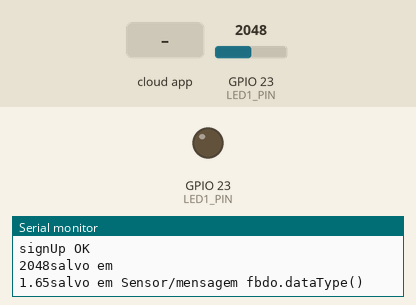
The sketch below on a simulated ESP32. Parts: output pins drawn as LEDs (lit = HIGH), the last lines printed to the serial monitor. The test bench sets the inputs (shaded band); at power-on: GPIO 23 (LED1_PIN) = 2048. WiFi joins after 1.5 s; servers stay silent unless stated; the Firebase database answers and starts empty.

Above: at 2.7 s.
2.8 s: the phone or cloud app sets mensagem to A
At 7.1 s:
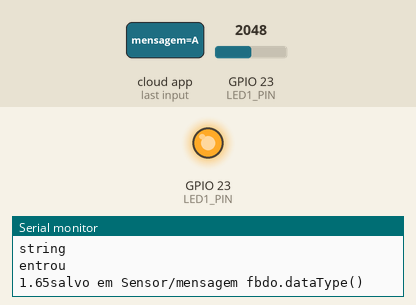
8.3 s: the phone or cloud app sets mensagem to a
At 11.9 s:
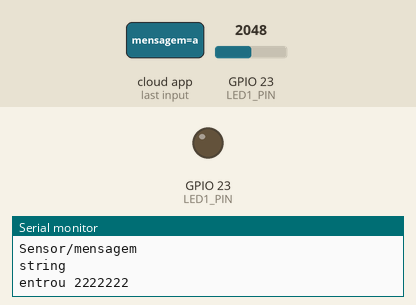
Timing chart, 0 to 13.4 s (numbered marks = the images above; inputs shaded):
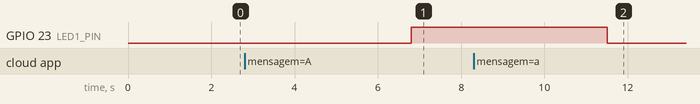

The sketch:

FIREBASE_copy_20231215144109.ino
```cpp
#include<WiFi.h>
#include<Firebase_ESP_Client.h>
#include "addons/TokenHelper.h"
#include "addons/RTDBHelper.h"


#define WIFI_SSID ""
#define WIFI_PASSWORD ""
#define API_KEY ""
#define DATABASE_URL ""

#define LED1_PIN 23

FirebaseData fbdo;
FirebaseAuth auth;
FirebaseConfig config;

unsigned long sendDataPrevMillis =0;
bool signupOK = false;
int ldrData = 0;
float voltage = 0.0;

void setup() {
  pinMode(LED1_PIN, OUTPUT);
  // put your setup code here, to run once:
  Serial.begin(115200);
  WiFi.begin(WIFI_SSID, WIFI_PASSWORD);
  Serial.print("conetando ao wifi");
  while (WiFi.status() != WL_CONNECTED){
    Serial.println("ainda conectando"); delay(300);
  }
  Serial.println();
  Serial.print("Conectado ao ip: ");
  Serial.println(WiFi.localIP());
  Serial.println();

  config.api_key = API_KEY;
  config.database_url = DATABASE_URL;
  if(Firebase.signUp(&config, &auth, "", "")){
    Serial.println("signUp OK");
    signupOK =true;
  }
  else {
    Serial.printf("%s/n", config.signer.signupError.message.c_str());
  }
  config.token_status_callback = tokenStatusCallback;
  Firebase.begin(&config, &auth);
  Firebase.reconnectWiFi(true);
}

void loop() {
  // put your main code here, to run repeatedly:
  if (Firebase.ready() && signupOK && (millis() - sendDataPrevMillis > 5000 || sendDataPrevMillis == 0)){
    sendDataPrevMillis = millis();
    ldrData = analogRead (LED1_PIN);
    voltage = (float)analogReadMilliVolts(LED1_PIN)/1000;
    // area de teste

     if(fbdo.stringData()=="a"){
        digitalWrite (LED1_PIN, LOW);
      }

      if(fbdo.stringData()=="A"){
        digitalWrite (LED1_PIN, LOW);
      }


    // fim da area de teste
    if(Firebase.RTDB.setInt(&fbdo, "Escrever/led", ldrData)){
      Serial.println(); Serial.print(ldrData);
      Serial.println("salvo em ");
      Serial.println(fbdo.dataPath());
      Serial.println( fbdo.dataType());
    }
    else {
      Serial.println("Falhou ");
      Serial.println(fbdo.errorReason());
    }
    if (Firebase.RTDB.getString(&fbdo, "Sensor/mensagem")) {

      String mensagem = fbdo.stringData();

      if (mensagem.indexOf("A") != -1) {
        Serial.println("entrou ");
        digitalWrite(LED1_PIN, HIGH);
      } else if (mensagem.indexOf("a") != -1) {
        Serial.println("entrou 2222222");
        digitalWrite(LED1_PIN, LOW);
      }
    }


    //a partir daqui n sei oq eu to fazendo
     if(Firebase.RTDB.setFloat(&fbdo, "Sensor/voltage", voltage)){
      Serial.println(); Serial.print(voltage);
      Serial.print("salvo em " );
      Serial.print(fbdo.dataPath());
      Serial.println(" fbdo.dataType()");
    }
    else {
      Serial.println("Falhou ");
    }

  }
}
```

Measured:
- after the input at 2.8 s, GPIO 23 (LED1_PIN): LOW → HIGH after 4.0 s
- after the input at 8.3 s, GPIO 23 (LED1_PIN): goes on until 11.5 s, then stays LOW
